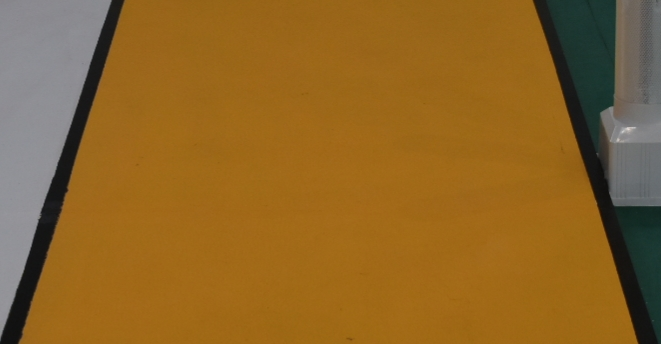
#> input picture Q2/saidao.jpeg, 661 x 344 px; its folder holds 4 pictures in this run
$ python track_segmentation.py
#> lines starting #> are read from the running program, lines starting #| are printed output that depends on the picture; after the words box and inside, x2 and y2 are one past the last pixel; in counts of white or black regions, pixels touching at a corner belong together
"""
赛道区域分割程序

设计思路：
1. 使用HSV颜色空间进行黄色区域检测
2. 通过颜色阈值分割提取黄色赛道区域
3. 使用形态学操作去除噪声和填补空洞
4. 应用轮廓检测找到最大的连通区域作为赛道
5. 识别并绘制赛道边界线
6. 生成二值掩码图像，白色表示赛道区域，黑色表示其他区域
"""

import cv2
import numpy as np
import matplotlib.pyplot as plt

# 设置matplotlib支持中文显示
plt.rcParams['font.sans-serif'] = ['SimHei', 'Microsoft YaHei', 'Arial Unicode MS']
plt.rcParams['axes.unicode_minus'] = False

class TrackSegmentation:
    def __init__(self):
        """
        初始化赛道分割类
        """
        # 定义黄色在HSV空间的颜色范围
        # HSV中黄色的色调范围大约在20-30之间
        self.lower_yellow = np.array([15, 50, 50])   # 黄色下界：色调15，饱和度50，亮度50
        self.upper_yellow = np.array([35, 255, 255]) # 黄色上界：色调35，饱和度255，亮度255

    def preprocess_image(self, image):
        """
        图像预处理

        Args:
            image: 输入的BGR图像

        Returns:
            processed_image: 预处理后的图像
        """
        # 高斯模糊去噪，减少图像噪声对分割的影响
        blurred = cv2.GaussianBlur(image, (5, 5), 0)

        # 转换到HSV颜色空间，便于颜色分割
        hsv = cv2.cvtColor(blurred, cv2.COLOR_BGR2HSV)

        return hsv

    def color_segmentation(self, hsv_image):
        """
        基于颜色的分割

        Args:
            hsv_image: HSV格式的图像

        Returns:
            mask: 二值掩码，白色表示黄色区域
        """
        # 创建黄色区域的掩码
        # inRange函数会将在指定范围内的像素设为255（白色），其他设为0（黑色）
        mask = cv2.inRange(hsv_image, self.lower_yellow, self.upper_yellow)

        return mask

    def morphological_operations(self, mask):
        """
        形态学操作优化掩码

        Args:
            mask: 输入的二值掩码

        Returns:
            processed_mask: 经过形态学处理的掩码
        """
        # 定义形态学操作的结构元素（核）
        kernel = cv2.getStructuringElement(cv2.MORPH_ELLIPSE, (5, 5))

        # 开运算：先腐蚀后膨胀，去除小的噪声点
        opened = cv2.morphologyEx(mask, cv2.MORPH_OPEN, kernel)

        # 闭运算：先膨胀后腐蚀，填补内部的小洞
        closed = cv2.morphologyEx(opened, cv2.MORPH_CLOSE, kernel)

        return closed

    def find_largest_contour(self, mask):
        """
        找到最大的轮廓区域

        Args:
            mask: 二值掩码图像

        Returns:
            final_mask: 只包含最大轮廓的掩码
            largest_contour: 最大轮廓
        """
        # 查找轮廓
        contours, _ = cv2.findContours(mask, cv2.RETR_EXTERNAL, cv2.CHAIN_APPROX_SIMPLE)

        if not contours:
            return mask, None

        # 找到面积最大的轮廓，假设这是赛道区域
        largest_contour = max(contours, key=cv2.contourArea)

        # 创建新的掩码，只包含最大轮廓
        final_mask = np.zeros_like(mask)
        cv2.fillPoly(final_mask, [largest_contour], 255)

        return final_mask, largest_contour

    def detect_track_boundaries(self, mask):
        """
        检测赛道边界线

        Args:
            mask: 赛道区域掩码

        Returns:
            left_boundary: 左边界点列表
            right_boundary: 右边界点列表
        """
        height, width = mask.shape
        left_boundary = []
        right_boundary = []

        # 从上到下扫描每一行，找到赛道的左右边界
        for y in range(height):
            row = mask[y, :]
            # 找到该行中白色像素的位置
            white_pixels = np.where(row == 255)[0]

            if len(white_pixels) > 0:
                # 左边界是最左边的白色像素
                left_x = white_pixels[0]
                # 右边界是最右边的白色像素
                right_x = white_pixels[-1]

                left_boundary.append((left_x, y))
                right_boundary.append((right_x, y))

        return left_boundary, right_boundary

    def draw_boundaries(self, image, left_boundary, right_boundary):
        """
        在图像上绘制边界线

        Args:
            image: 输入图像
            left_boundary: 左边界点列表
            right_boundary: 右边界点列表

        Returns:
            result_image: 绘制了边界线的图像
        """
        result_image = image.copy()

        # 绘制左边界线（红色）
        if len(left_boundary) > 1:
            for i in range(len(left_boundary) - 1):
                cv2.line(result_image, left_boundary[i], left_boundary[i + 1], (0, 0, 255), 2)

        # 绘制右边界线（蓝色）
        if len(right_boundary) > 1:
            for i in range(len(right_boundary) - 1):
                cv2.line(result_image, right_boundary[i], right_boundary[i + 1], (255, 0, 0), 2)

        return result_image

    def create_visualization(self, original_image, mask, left_boundary, right_boundary):
        """
        创建分割结果的可视化

        Args:
            original_image: 原始图像
            mask: 赛道掩码
            left_boundary: 左边界点列表
            right_boundary: 右边界点列表

        Returns:
            result: 可视化结果图像
            boundary_image: 边界线图像
        """
        # 创建彩色掩码：赛道区域显示为绿色
        colored_mask = np.zeros_like(original_image)
        colored_mask[mask == 255] = [0, 255, 0]  # 绿色表示赛道区域

        # 将原图与彩色掩码叠加
        result = cv2.addWeighted(original_image, 0.7, colored_mask, 0.3, 0)

        # 创建边界线图像
        boundary_image = self.draw_boundaries(original_image, left_boundary, right_boundary)

        return result, boundary_image

    def segment_track(self, image_path):
        """
        主要的赛道分割函数

        Args:
            image_path: 输入图像路径
        Returns:
            original_image: 原始图像
            track_mask: 赛道区域掩码
            result_image: 分割结果可视化
            boundary_image: 边界线图像
            left_boundary: 左边界点列表
            right_boundary: 右边界点列表
        """
        # 读取图像
        original_image = cv2.imread(image_path)
        if original_image is None:
            raise ValueError(f"无法读取图像: {image_path}")

        print(f"图像尺寸: {original_image.shape}")

        # 1. 图像预处理
        hsv_image = self.preprocess_image(original_image)

        # 2. 颜色分割
        color_mask = self.color_segmentation(hsv_image)

        # 3. 形态学操作
        morphed_mask = self.morphological_operations(color_mask)

        # 4. 找到最大轮廓
        track_mask, largest_contour = self.find_largest_contour(morphed_mask)

        # 5. 检测边界线
        left_boundary, right_boundary = self.detect_track_boundaries(track_mask)

        # 6. 创建结果可视化
        result_image, boundary_image = self.create_visualization(
            original_image, track_mask, left_boundary, right_boundary
        )

        return original_image, track_mask, result_image, boundary_image, left_boundary, right_boundary

    def save_results(self, original_image, track_mask, result_image, boundary_image, output_prefix="output"):
        """
        保存处理结果

        Args:
            original_image: 原始图像
            track_mask: 赛道掩码
            result_image: 可视化结果
            boundary_image: 边界线图像
            output_prefix: 输出文件前缀
        """
        # 保存二值掩码
        cv2.imwrite(f"{output_prefix}_mask.png", track_mask)

        # 保存可视化结果
        cv2.imwrite(f"{output_prefix}_result.png", result_image)

        # 保存边界线图像
        cv2.imwrite(f"{output_prefix}_boundary.png", boundary_image)

        print(f"结果已保存:")
        print(f"- 掩码图像: {output_prefix}_mask.png")
        print(f"- 可视化结果: {output_prefix}_result.png")
        print(f"- 边界线图像: {output_prefix}_boundary.png")

def main():
    """
    主函数
    """
    # 创建赛道分割对象
    segmenter = TrackSegmentation()

    # 输入图像路径
    input_image = "saidao.jpeg"

    try:
        # 执行赛道分割
        print("开始处理赛道图像...")
        original, mask, result, boundary, left_bound, right_bound = segmenter.segment_track(input_image)
#> in segment_track, original_image is the input picture: shape (344, 661, 3); mean B, G, R 38.7, 101.1, 142.3
#| 图像尺寸: (344, 661, 3)
#> in preprocess_image, `hsv = cv2.cvtColor(blurred, cv2.COLOR_BGR2HSV)`: hsv: shape (344, 661, 3); mean H, S, V 32, 177.6, 143.9
#> in color_segmentation, `mask = cv2.inRange(hsv_image, self.lower_yellow, self.upper_yellow)`:
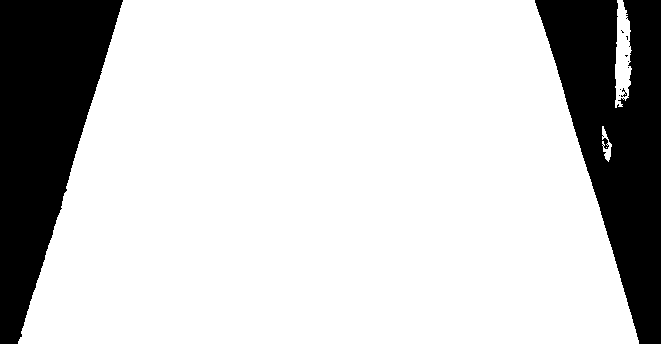
#> mask: shape (344, 661); 78.9% white; 10 black regions (7 under 20 px), largest, box (x1, y1, x2, y2) and area: (0, 0, 123, 344) 24316, (535, 0, 661, 344) 23607, (621, 88, 627, 97) 20
#> in morphological_operations, `opened = cv2.morphologyEx(mask, cv2.MORPH_OPEN, kernel)`:
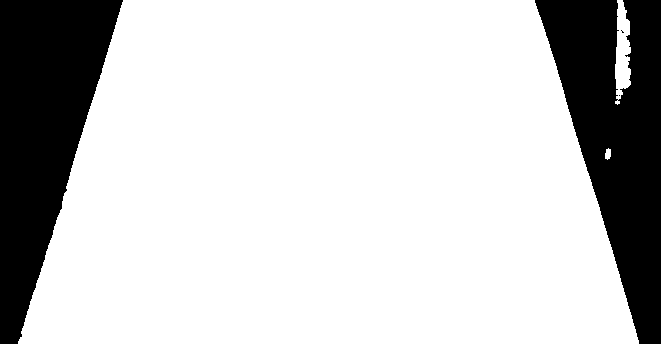
#> opened: shape (344, 661); 78.8% white; 4 black regions (2 under 20 px), largest, box (x1, y1, x2, y2) and area: (0, 0, 123, 344) 24319, (535, 0, 661, 344) 23877
#> in morphological_operations, `closed = cv2.morphologyEx(opened, cv2.MORPH_CLOSE, kernel)`: closed: shape (344, 661); 78.8% white; 2 black regions
#> in find_largest_contour, `contours, _ = cv2.findContours(mask, cv2.RETR_EXTERNAL, cv2.CHAIN_APPR..`: contours = 3 contours; box (x1, y1, x2, y2) and area: (18, 0, 639, 344) 177125, (615, 0, 631, 105) 1064, (605, 148, 611, 160) 42
#> in find_largest_contour, `largest_contour = max(contours, key=cv2.contourArea)`: largest_contour = contour of 421 points, box (x1, y1, x2, y2) (18, 0, 639, 344), area 177125
#> in find_largest_contour, `cv2.fillPoly(final_mask, [largest_contour], 255)`:
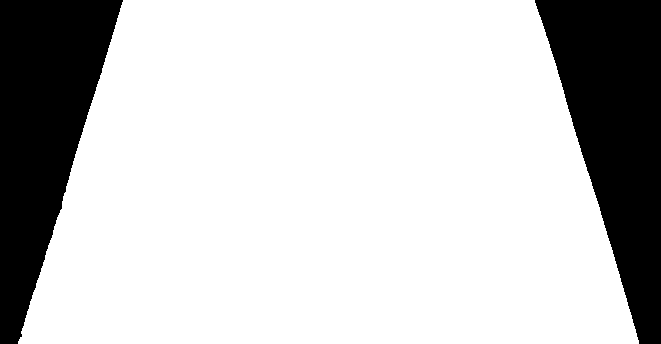
#> final_mask: shape (344, 661); 78.3% white; 2 black regions, box (x1, y1, x2, y2) and area: (535, 0, 661, 344) 25082, (0, 0, 123, 344) 24317
#> the loop in detect_track_boundaries, `for y in range(height):` made 344 passes
#> (left_x, right_x) on passes 1 to 12: (123, 534), (123, 534), (122, 534), (122, 535), (122, 535), (121, 535), (121, 536), (121, 536), (120, 536), (120, 537), (120, 537), (120, 537)
#> left_x on pass 100: 93
#> after the loop in detect_track_boundaries, `for y in range(height):`: left_boundary = 344 pairs, first value 18 to 123, second value 0 to 343; right_boundary = 344 pairs, first value 534 to 638, second value 0 to 343
#> in create_visualization, `result = cv2.addWeighted(original_image, 0.7, colored_mask, 0.3, 0)`:
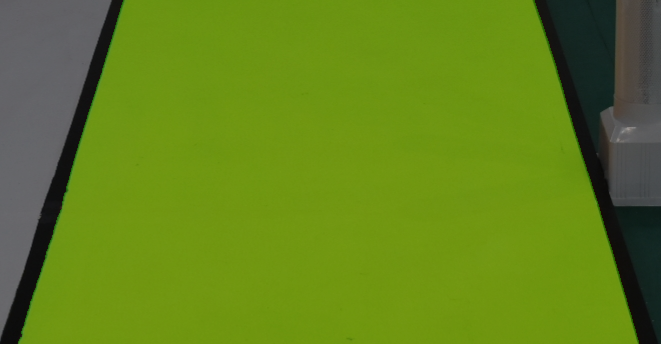
#> result: shape (344, 661, 3); mean B, G, R 27.1, 130.6, 99.6
#> after the loop in draw_boundaries, `for i in range(len(left_boundary) - 1):`:
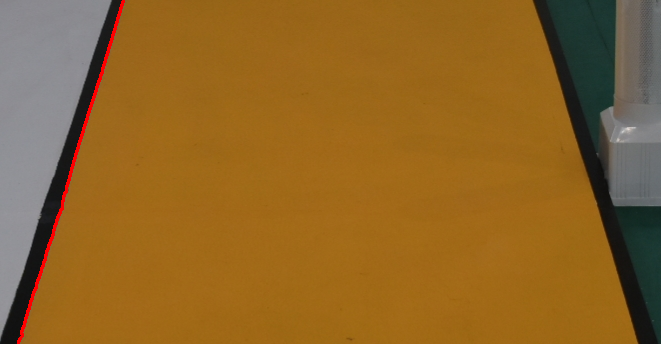
#> result_image: shape (344, 661, 3); 0.55% of pixels changed, all inside (x1, y1, x2, y2) = (17, 0, 125, 344)
#> after the loop in draw_boundaries, `for i in range(len(right_boundary) - 1):`:
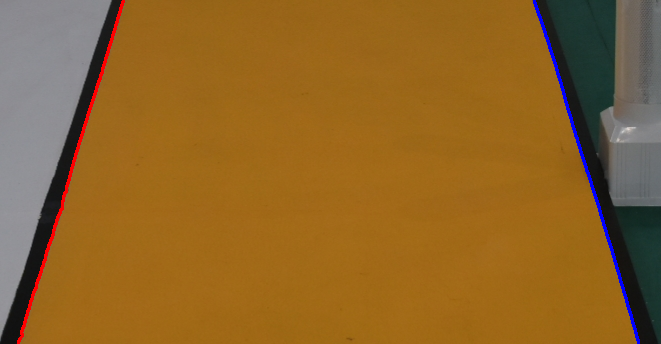
#> result_image: shape (344, 661, 3); 0.55% of pixels changed, all inside (x1, y1, x2, y2) = (533, 0, 640, 344)
#> left_bound has the same summary as left_boundary in detect_track_boundaries; right_bound has the same summary as right_boundary in detect_track_boundaries

        # 保存结果
        segmenter.save_results(original, mask, result, boundary, "track_segmentation")

        # 使用matplotlib显示结果
        fig, axes = plt.subplots(2, 2, figsize=(15, 12))

        # 显示原始图像
        axes[0, 0].imshow(cv2.cvtColor(original, cv2.COLOR_BGR2RGB))
        axes[0, 0].set_title('原始图像', fontsize=14)
        axes[0, 0].axis('off')

        # 显示分割掩码
        axes[0, 1].imshow(mask, cmap='gray')
        axes[0, 1].set_title('赛道区域掩码', fontsize=14)
        axes[0, 1].axis('off')

        # 显示可视化结果
        axes[1, 0].imshow(cv2.cvtColor(result, cv2.COLOR_BGR2RGB))
        axes[1, 0].set_title('分割结果可视化', fontsize=14)
        axes[1, 0].axis('off')

        # 显示边界线检测结果
        axes[1, 1].imshow(cv2.cvtColor(boundary, cv2.COLOR_BGR2RGB))
        axes[1, 1].set_title('边界线检测结果', fontsize=14)
        axes[1, 1].axis('off')

        plt.tight_layout()
        plt.savefig('track_segmentation_collect.png', dpi=300, bbox_inches='tight')
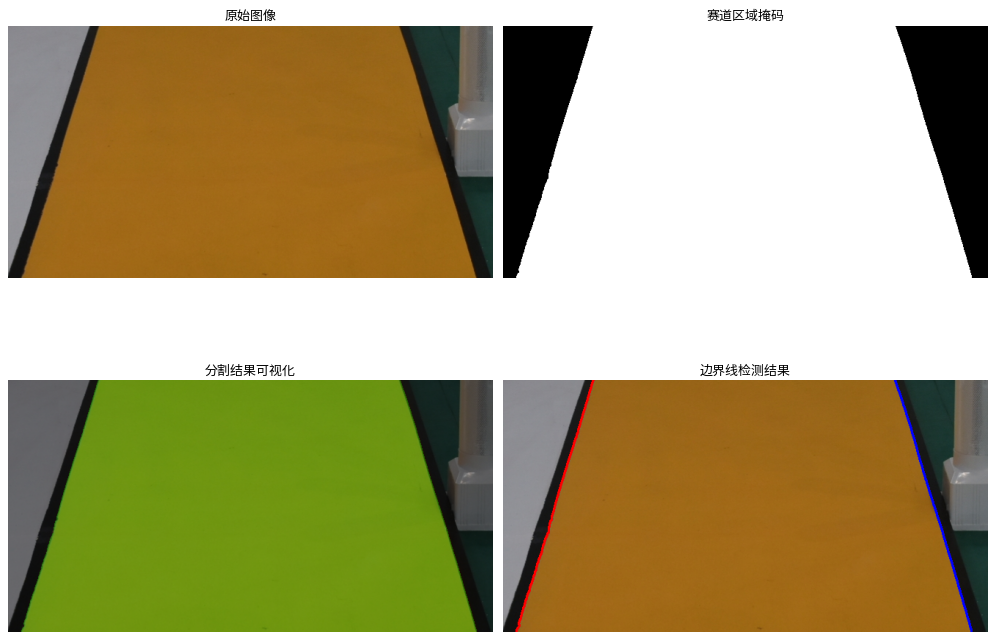
#> figure drawn by matplotlib, 4 panels
        plt.show()

        # 输出边界点统计信息
        print(f"\n边界检测统计:")
        print(f"- 左边界点数量: {len(left_bound)}")
#| - 左边界点数量: 344
        print(f"- 右边界点数量: {len(right_bound)}")
#| - 右边界点数量: 344

        print("处理完成！")

    except Exception as e:
        print(f"处理过程中出现错误: {e}")

if __name__ == "__main__":
    main()
